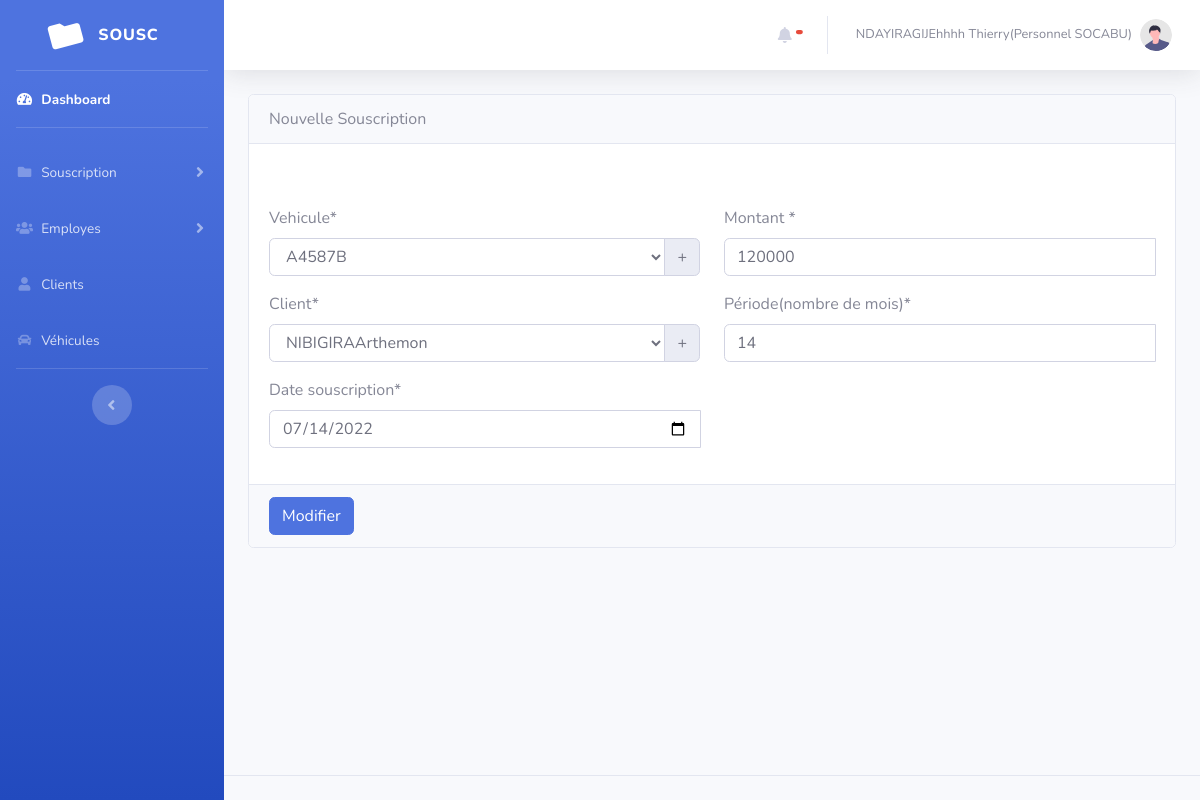
/index.php?pages=newsous&sous=7 (signed in), run on the app's committed database.
### tables this page shows
CREATE TABLE `tbl_souscription` (
  `id_souscription` int(11) NOT NULL,
  `id_vehicule` int(11) NOT NULL,
  `id_client` int(11) NOT NULL,
  `date` date NOT NULL,
  `montant` double NOT NULL,
  `periode` int(11) NOT NULL,
  `etat` int(11) NOT NULL DEFAULT '0'
);

### pages/souscription.php (the view, shortened to what this page needs)
<?php
include('db/db.php');
if(isset($_GET['sous'])){
  $sous=$_GET['sous'];
  $sql=$db->query("SELECT * From tbl_souscription inner join tbl_client on tbl_souscription.id_client=tbl_client.id_client
  inner join tbl_vehicule on tbl_vehicule.id_vehicule=tbl_souscription.id_vehicule where tbl_souscription.etat=0 and id_souscription='$sous' ")->fetch();
}
?>
<form id="form_souscription">
<div class="card">
    <div class="card-header">
    Nouvelle Souscription
    </div>
    <div class="card-body">
        <div class="alert mess1" style="color:red"></div>
<div class="row">
<div class="col-md-6">
<div class="form-group">
    <label for="">Vehicule*</label>
<div class="input-group">
<select class="form-control" id="vehicule" type="text" name="id_vehicule" placeholder="Recipient's text" aria-label="Recipient's " aria-describedby="my-addon">
<?php
$cli=$db->query('SELECT * from tbl_vehicule order by id_vehicule desc ');
while($r=$cli->fetch()){?>
<option <?php if($r['id_vehicule']== @$sql['id_vehicule']) echo 'selected'?>  value="<?php echo $r['id_vehicule'] ?>"><?php echo $r['plaque_veh']?></option>
<?php } ?>
</select>
<div class="input-group-append">
<span class=" input-group-text" type="button" data-toggle="modal" data-target="#my-veh">+</span>
</div>
</div>
</div>
<div class="form-group">
<label for="">Client*</label>
<div class="input-group">
<select class="form-control" id="client" type="text" name="id_client" placeholder="Recipient's text" aria-label="Recipient's " aria-describedby="my-addon">
<?php
$cli=$db->query('SELECT * from tbl_client order by id_client desc ');
while($r=$cli->fetch()){?>
<option <?php if(@$r['id_client']== @$sql['id_client']) echo 'selected'?> value="<?php echo $r['id_client'] ?>"><?php echo $r['nom_cl'].''.$r['prenom_cl']?></option>
<?php } ?>
</select>
<div class="input-group-append">
<span class=" input-group-text" type="button" data-toggle="modal" data-target="#my-client">+</span>
</div>
</div>
</div>
<div class="form-group">
<label for="">Date souscription*</label>
<div class="input-group">
<input class="form-control" value="<?php echo @$sql['date'] ?>"  type="date" id="date" name="date" placeholder="Recipient's text" aria-label="Recipient's " aria-describedby="my-addon">
</div>
</div>
</div>
<div class="col-md-6">
<div class="form-group">
<label for="">Montant *</label>
<div class="input-group">
<input class="form-control" value="<?php echo @$sql['montant'] ?>" type="number" name="montant" id="montant" placeholder="montant" aria-label="Recipient's " aria-describedby="my-addon">
</div>
</div>
<div class="form-group">
<label for="">Période(nombre de mois)*</label>
<div class="input-group">
<input class="form-control" value="<?php echo @$sql['periode'] ?>" id="periode" type="number" name="periode" placeholder="periode" aria-label="Recipient's " aria-describedby="my-addon">
</div>
</div>
</div>
</div>
    </div>
    <div class="card-footer">
    <button type="button" name="" onclick="savesous()" id="" class="btn btn-primary" btn-lg btn-block"> <?php if(isset($_GET['sous'])) echo 'Modifier'; else echo 'Enregistrer';?></button>
    </div>
</div>
</form>
    </div>
</div>
<form id="form_vehicule">
    <div class="modal-footer">
            </div>
        </div>
    </div>

### data on the page
tbl_souscription: date "07/14/2022", montant "120000", periode "14"

### other printed values
$_SESSION['user']['nom_emp'] "NDAYIRAGIJEhhhh"
$_SESSION['user']['prenom_emp'] "Thierry"
form field id_vehicule "A4587B"
form field id_client "NIBIGIRAArthemon"
